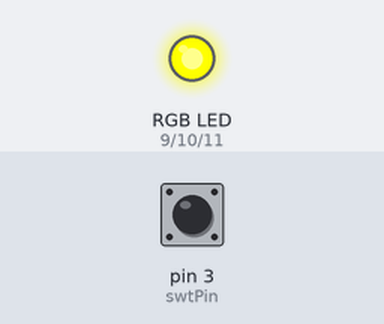
Bench run of a sketch on a simulated Arduino Uno, built with avr-gcc and run on an emulated ATmega328P. Parts: an RGB LED mixed from three pins (HIGH = lit). Dashed ring = blinking. The inputs (shaded band) are chosen by the test bench; at power-on: pin 3 (swtPin) HIGH.

Above: at 1.2 s.
1.3 s: pin 3 (swtPin) pulled LOW for 0.15 s
At 2.7 s:
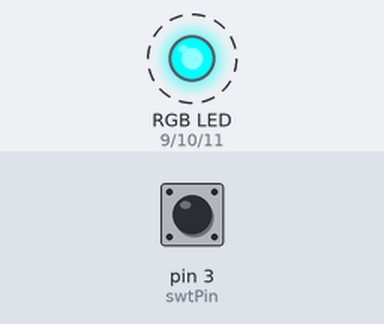
4.3 s: pin 3 (swtPin) pulled LOW for 3.2 s
At 4.7 s:
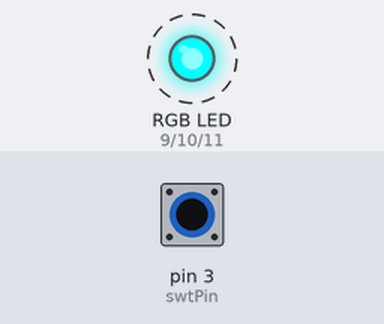
9.0 s: pin 3 (swtPin) pulled LOW for 1 s
At 14.7 s:
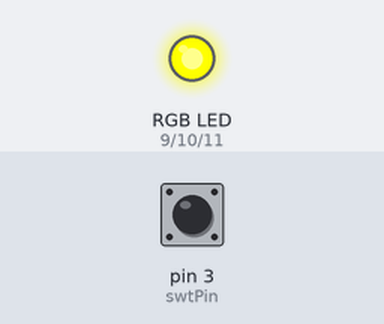
Timing chart, 0 to 16.2 s (numbered marks = the images above; inputs shaded):
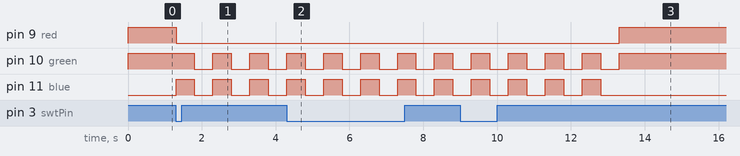

Measured:
- after the input at 1.3 s, pin 9 (red): HIGH → LOW at once; pin 10 (green): alternates HIGH for 0.50 s and LOW for 0.50 s, starting after 0.50 s; pin 11 (blue): alternates HIGH for 0.50 s and LOW for 0.50 s, starting at once
- after the input at 4.3 s, pin 9 (red): stays LOW (without the input it goes to HIGH after 1.0 s)
- after the input at 9.0 s, pin 9 (red): LOW → HIGH after 4.3 s instead of 0.30 s; pin 11 (blue): alternates HIGH for 0.50 s and LOW for 0.50 s, 8 changes in all, then stays LOW, starting after 0.30 s

The sketch:

sketch_mar26_myRGB_LED_numFlash.ino
```cpp
int red = 9; // sets variable names to pin outs [read only]
int green = 10;
int blue = 11;
 int swtPin = 3;
int time(100);


void setup() {
  // put your setup code here, to run once:
  pinMode(red, OUTPUT);
  pinMode(green, OUTPUT);
  pinMode(blue, OUTPUT);
  pinMode(swtPin, INPUT_PULLUP);

}
void setColor(int r, int g, int b) //creates function to set colours by mixing RGB values from 0-255
{
analogWrite(red, r);
analogWrite(green, g);
analogWrite(blue, b);
}

void yellow() //creates function to call on setColor() to give yellow
{
  setColor(255, 255,0);
  delay(100);
}

void cyan() //creates function to call on setColor() to give cyan
{
  setColor(0, 255, 255);
  }

void magenta() //creates function to call on setColor() to give magenta
{
  setColor(255, 0, 255);
  }
void off() //creates function to call on setColor() to give black [off]
{
  setColor(0, 0, 0);
  }

// put your main code here, to run repeatedly:
void loop() //
{

int ledswt = digitalRead(swtPin); //local variable ledswt
if(ledswt == LOW) {
  for (int i = 0; i < 4; i++)
  {  cyan();
  delay(500);
  off();
  delay(500);
  } //if button pressed, call cyan function x 4
}
  else yellow(); //otherwise, off
}
```
